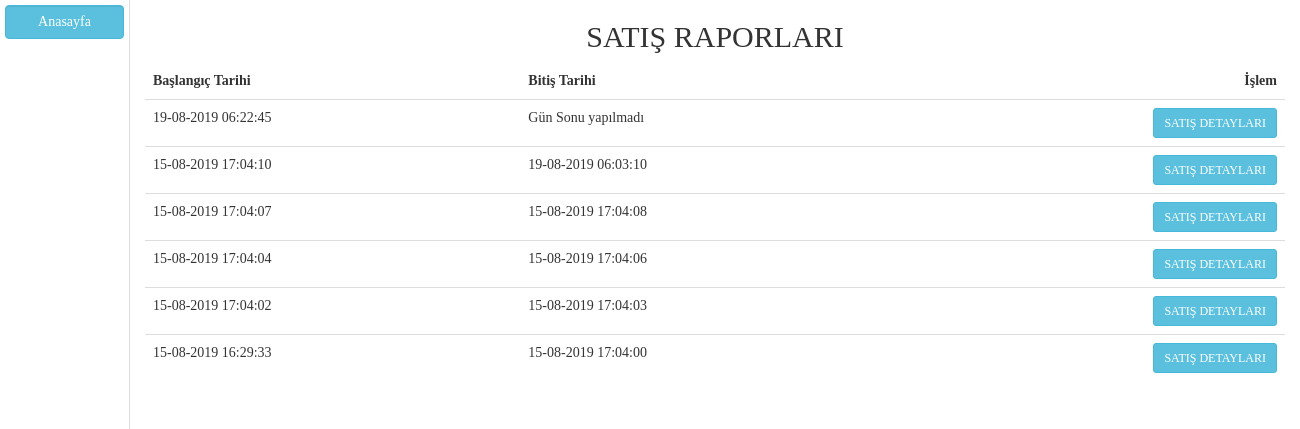
Screenshot of /index.php/report with the database file from the repository.
### tables this page shows
CREATE TABLE `days_table` (
  `day_id` int(11) NOT NULL,
  `day_start_time` bigint(20) NOT NULL,
  `day_end_time` bigint(20) NOT NULL,
  `status` int(11) NOT NULL
);

### application/controllers/Report.php (called while the page is built, shortened)
<?php
class Report extends CI_Controller {
	public function index(){
		$data['day_list'] = $this->db->select('*')
			->order_by('day_id', 'DESC')
			->get('days_table')->result_array();
		$this->load->view("report_view", $data);
	}
}

### index.php (called while the page is built, shortened)
<?php
require_once BASEPATH.'core/CodeIgniter.php';

### application/views/report_view.php (the view)
<?php include('includes/header.php');?>
<div class="w10 h100 bR p5" style="position:relative;">
	<a href="<?php echo MAIN_BOARD;?>" class="btn btn-info form-control">Anasayfa</a>
</div>
<div class="w90 report">
	<div class="container">
		<div class="text-center">
			<h2>SATIŞ RAPORLARI</h2>
		</div>
		<table class="table">
			<thead>
				<tr>
					<td><b>Başlangıç Tarihi</b></td>
					<td><b>Bitiş Tarihi</b></td>
					<td class="text-right"><b>İşlem</b></td>
				</tr>
			</thead>
			<tbody>
				<?php foreach($day_list as $key => $val){ ?>
					<tr>
						<td><?php echo date('d-m-Y H:i:s', $val['day_start_time']);?></td>
						<td>
						<?php if($val['day_end_time'] > 0){ echo date('d-m-Y H:i:s', $val['day_end_time']); }else{?>
						Gün Sonu yapılmadı
						<?php } ?>
						</td>
						<td class="text-right">
							<a href="<?php echo DAY_REPORT.$val['day_id'];?>" class="btn btn-sm btn-info">SATIŞ DETAYLARI</a>
						</td>
					</tr>
				<?php } ?>
			</tbody>
		</table>
	</div>
</div>
<?php include('includes/footer.php');?>

### application/views/includes/header.php (style rules this page uses)
body { font-family:Verdana; }
.h100 { height:100vh; }
.p5 { padding:5px; }
.w10 { width:10%; float:left; }
.w90 { width:90%; float:left; }
.bR { border-right:1px solid #ddd; }

### rows the page displays
days_table: day_start_time "19-08-2019 06:22:45", day_end_time "Gün Sonu yapılmadı"
days_table: day_start_time "15-08-2019 17:04:10", day_end_time "19-08-2019 06:03:10"
days_table: day_start_time "15-08-2019 17:04:07", day_end_time "15-08-2019 17:04:08"
days_table: day_start_time "15-08-2019 17:04:04", day_end_time "15-08-2019 17:04:06"
days_table: day_start_time "15-08-2019 17:04:02", day_end_time "15-08-2019 17:04:03"
days_table: day_start_time "15-08-2019 16:29:33", day_end_time "15-08-2019 17:04:00"
